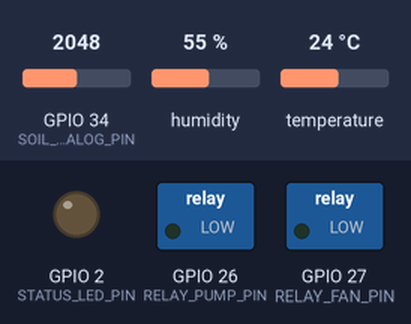
Simulated run of this sketch. Board: ESP32. Parts: switched loads named in the sketch (green lamp = pin HIGH), output pins drawn as LEDs (lit = HIGH). The test bench sets the inputs (shaded band); at power-on: GPIO 34 (SOIL_ANALOG_PIN) = 2048, humidity 55 %, temperature 24 °C. WiFi joins after 1.5 s; servers stay silent unless stated; uploads are accepted with an empty reply; what the sketch prints to the serial monitor is not drawn.

Above: at 0.0 s.
At 1.1 s:
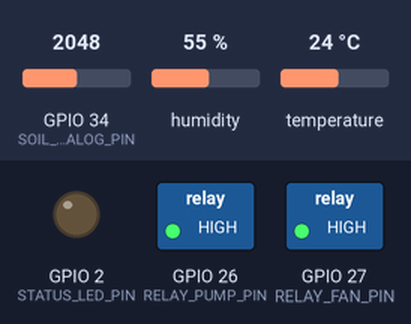
At 2.6 s:
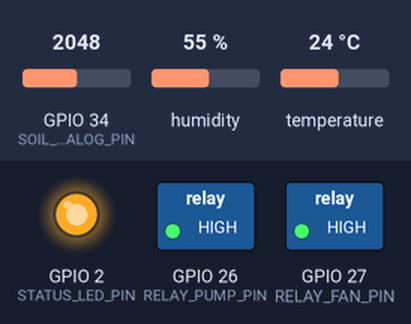
Timing chart, 0 to 4.1 s (numbered marks = the images above):
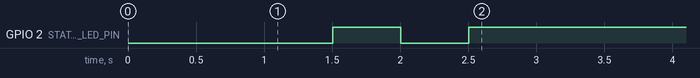

The sketch:

agrimitra_esp32_firmware.ino
```cpp
/*
 * AgriMitra AI 2.0 - ESP32 Smart Polyhouse Controller Firmware
 *
 * Hardware:
 * - ESP32 NodeMCU / ESP-WROOM-32
 * - Capacitive Soil Moisture Sensor v1.2 (Analog ADC GPIO 34)
 * - DHT11 / DHT22 Temperature & Humidity Sensor (Digital GPIO 4)
 * - 2-Channel 5V Relay Module (Optocoupler isolated):
 *     - Relay 1 (Water Pump): GPIO 26 (Active LOW)
 *     - Relay 2 (Cooling Fan): GPIO 27 (Active LOW)
 * - Status LED: GPIO 2
 *
 * Fail-Safe Local Safety Logic:
 * - MAX_PUMP_RUNTIME_MS (Hard cutoff at 30 seconds max per cycle)
 * - MIN_IRRIGATION_INTERVAL_MS (Minimum 30 minutes between cycles)
 * - If WiFi is disconnected, ESP32 maintains local threshold protection without freezing!
 */

#include <WiFi.h>
#include <HTTPClient.h>
#include <ArduinoJson.h>
#include <DHT.h>

// ----------------------------------------------------------------------------
// 1. WiFi & Server Configuration
// ----------------------------------------------------------------------------
const char* WIFI_SSID     = "YOUR_POLYHOUSE_WIFI";
const char* WIFI_PASSWORD = "YOUR_WIFI_PASSWORD";

// Replace with your backend domain or local IP (e.g., "http://192.168.1.100:5001/api/iot/telemetry")
const char* SERVER_URL    = "http://192.168.1.100:5001/api/iot/telemetry";
const char* DEVICE_ID     = "esp32-polyhouse-01";
const char* DEVICE_KEY    = "agrimitra-secret-key-2026";

// ----------------------------------------------------------------------------
// 2. Hardware Pin Assignments
// ----------------------------------------------------------------------------
#define DHT_PIN          4
#define DHT_TYPE         DHT11   // Or DHT22
#define SOIL_ANALOG_PIN  34
#define RELAY_PUMP_PIN   26      // Active LOW
#define RELAY_FAN_PIN    27      // Active LOW
#define STATUS_LED_PIN   2

// ----------------------------------------------------------------------------
// 3. Calibration & Local Safety Constraints
// ----------------------------------------------------------------------------
// Capacitive sensor ADC values: In air (~3200), In pure water (~1400)
const int SOIL_DRY_ADC  = 3150;
const int SOIL_WET_ADC  = 1450;

// Hard local fail-safe limits (Enforced locally on ESP32 even if backend drops!)
const unsigned long MAX_PUMP_RUNTIME_MS      = 30000;  // Max 30 seconds per run
const unsigned long MIN_IRRIG_INTERVAL_MS    = 1800000; // Min 30 minutes between runs
const unsigned long TELEMETRY_INTERVAL_MS    = 15000;  // Push readings every 15s

// Local emergency threshold if offline
const float LOCAL_OFFLINE_DRY_THRESHOLD      = 28.0;   // Irrigate below 28% if offline

DHT dht(DHT_PIN, DHT_TYPE);

// ----------------------------------------------------------------------------
// State Variables
// ----------------------------------------------------------------------------
bool pumpActive = false;
bool fanActive  = false;
unsigned long pumpStartTime = 0;
unsigned long lastIrrigationTime = 0;
unsigned long lastTelemetryTime = 0;

void setPump(bool state) {
  if (state) {
    // Check local safety interval
    if (millis() - lastIrrigationTime < MIN_IRRIG_INTERVAL_MS && lastIrrigationTime != 0) {
      Serial.println("[SAFETY] Local anti-cycle guard prevented pump start.");
      return;
    }
    digitalWrite(RELAY_PUMP_PIN, LOW); // Active LOW
    pumpActive = true;
    pumpStartTime = millis();
    lastIrrigationTime = millis();
    Serial.println("[ACTUATOR] Pump STARTED.");
  } else {
    digitalWrite(RELAY_PUMP_PIN, HIGH); // Off
    pumpActive = false;
    Serial.println("[ACTUATOR] Pump STOPPED.");
  }
}

void setFan(bool state) {
  digitalWrite(RELAY_FAN_PIN, state ? LOW : HIGH);
  fanActive = state;
  Serial.print("[ACTUATOR] Fan ");
  Serial.println(state ? "STARTED" : "STOPPED");
}

float readSoilMoisture() {
  int raw = analogRead(SOIL_ANALOG_PIN);
  // Constrain and map to 0 - 100%
  raw = constrain(raw, SOIL_WET_ADC, SOIL_DRY_ADC);
  float pct = map(raw, SOIL_DRY_ADC, SOIL_WET_ADC, 0, 100);
  return pct;
}

void setup() {
  Serial.begin(115200);
  delay(1000);
  Serial.println("\n[INIT] AgriMitra AI 2.0 ESP32 Controller Booting...");

  // Setup GPIOs
  pinMode(RELAY_PUMP_PIN, OUTPUT);
  pinMode(RELAY_FAN_PIN, OUTPUT);
  pinMode(STATUS_LED_PIN, OUTPUT);

  // Default Relays to OFF (Active LOW = HIGH is OFF)
  digitalWrite(RELAY_PUMP_PIN, HIGH);
  digitalWrite(RELAY_FAN_PIN, HIGH);
  digitalWrite(STATUS_LED_PIN, LOW);

  // Initialize DHT
  dht.begin();

  // Connect to WiFi
  Serial.print("[WIFI] Connecting to ");
  Serial.println(WIFI_SSID);
  WiFi.mode(WIFI_STA);
  WiFi.begin(WIFI_SSID, WIFI_PASSWORD);

  int attempts = 0;
  while (WiFi.status() != WL_CONNECTED && attempts < 20) {
    delay(500);
    Serial.print(".");
    digitalWrite(STATUS_LED_PIN, !digitalRead(STATUS_LED_PIN));
    attempts++;
  }

  if (WiFi.status() == WL_CONNECTED) {
    Serial.println("\n[WIFI] Connected! IP: " + WiFi.localIP().toString());
    digitalWrite(STATUS_LED_PIN, HIGH);
  } else {
    Serial.println("\n[WIFI] Offline mode active. Local safety timer engaged.");
    digitalWrite(STATUS_LED_PIN, LOW);
  }
}

void loop() {
  unsigned long now = millis();

  // 1. Fail-Safe Pump Cutoff Check
  if (pumpActive && (now - pumpStartTime >= MAX_PUMP_RUNTIME_MS)) {
    Serial.println("[SAFETY CUTOFF] Max pump runtime reached (30s). Stopping pump.");
    setPump(false);
  }

  // 2. Scheduled Telemetry Push
  if (now - lastTelemetryTime >= TELEMETRY_INTERVAL_MS) {
    lastTelemetryTime = now;

    float t = dht.readTemperature();
    float h = dht.readHumidity();
    float m = readSoilMoisture();

    // Check for sensor hardware disconnects
    if (isnan(t) || isnan(h)) {
      Serial.println("[SENSOR WARN] DHT read failed.");
    }

    Serial.printf("[READINGS] Temp: %.1fC | Humidity: %.1f%% | Moisture: %.1f%%\n", t, h, m);

    if (WiFi.status() == WL_CONNECTED) {
      HTTPClient http;
      http.begin(SERVER_URL);
      http.addHeader("Content-Type", "application/json");
      http.addHeader("X-Device-Key", DEVICE_KEY);

      StaticJsonDocument<256> doc;
      doc["device_id"]        = DEVICE_ID;
      doc["temperature"]      = isnan(t) ? -99.0 : t;
      doc["humidity"]         = isnan(h) ? -99.0 : h;
      doc["soil_moisture"]    = m;
      doc["pump_state"]       = pumpActive;
      doc["fan_state"]        = fanActive;
      doc["voltage"]          = 5.02;
      doc["firmware_version"] = "2.0.0";

      String requestBody;
      serializeJson(doc, requestBody);

      int httpResponseCode = http.POST(requestBody);

      if (httpResponseCode == 200) {
        String response = http.getString();
        StaticJsonDocument<256> respDoc;
        deserializeJson(respDoc, response);

        JsonObject cmds = respDoc["commands"];
        if (!cmds.isNull()) {
          bool shouldPump = cmds["pump"];
          bool shouldFan  = cmds["fan"];
          bool emStop     = cmds["emergency_stop"];

          if (emStop) {
            setPump(false);
            setFan(false);
          } else {
            if (shouldPump && !pumpActive) {
              setPump(true);
            } else if (!shouldPump && pumpActive) {
              setPump(false);
            }

            if (shouldFan != fanActive) {
              setFan(shouldFan);
            }
          }
        }
      } else {
        Serial.printf("[HTTP ERROR] Status: %d\n", httpResponseCode);
      }
      http.end();
    } else {
      // Offline fallback protection
      if (m < LOCAL_OFFLINE_DRY_THRESHOLD && !pumpActive) {
        Serial.println("[OFFLINE LOGIC] Moisture below threshold. Running local irrigation cycle.");
        setPump(true);
      }
    }
  }

  delay(50);
}
```
